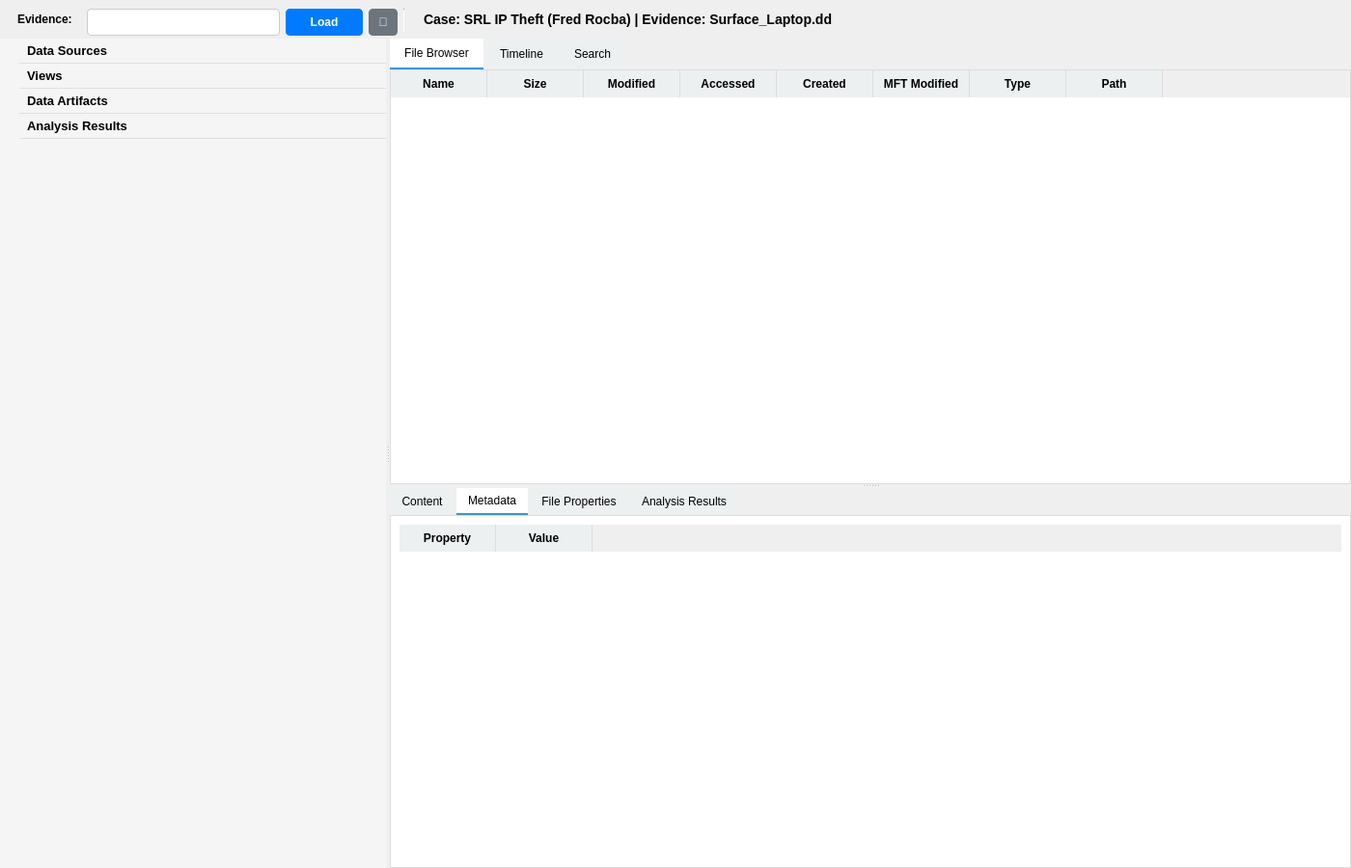
<?xml version="1.0" encoding="UTF-8"?>
<ui version="4.0">
 <class>EvidenceAnalysisWidget</class>
 <widget class="QWidget" name="EvidenceAnalysisWidget">
  <property name="geometry">
   <rect>
    <x>0</x>
    <y>0</y>
    <width>1400</width>
    <height>900</height>
   </rect>
  </property>
  <property name="windowTitle">
   <string>Evidence Analysis</string>
  </property>
  <layout class="QVBoxLayout" name="verticalLayout_main">
   <property name="spacing">
    <number>0</number>
   </property>
   <property name="leftMargin">
    <number>0</number>
   </property>
   <property name="topMargin">
    <number>0</number>
   </property>
   <property name="rightMargin">
    <number>0</number>
   </property>
   <property name="bottomMargin">
    <number>0</number>
   </property>
   <item>
    <widget class="QFrame" name="caseTitleBar">
     <property name="minimumSize">
      <size>
       <width>0</width>
       <height>40</height>
      </size>
     </property>
     <property name="maximumSize">
      <size>
       <width>16777215</width>
       <height>40</height>
      </size>
     </property>
     <property name="styleSheet">
      <string notr="true"/>
     </property>
     <property name="frameShape">
      <enum>QFrame::NoFrame</enum>
     </property>
     <layout class="QHBoxLayout" name="horizontalLayout_title">
      <property name="leftMargin">
       <number>15</number>
      </property>
      <property name="rightMargin">
       <number>15</number>
      </property>
      <item>
       <widget class="QLabel" name="labelEvidence">
        <property name="styleSheet">
         <string notr="true">QLabel {
    color: black;
    font-size: 12px;
    font-weight: bold;
    margin-right: 5px;
}</string>
        </property>
        <property name="text">
         <string>Evidence:</string>
        </property>
       </widget>
      </item>
      <item>
       <widget class="QComboBox" name="cmbEvidenceArtifacts">
        <property name="minimumSize">
         <size>
          <width>200</width>
          <height>28</height>
         </size>
        </property>
        <property name="maximumSize">
         <size>
          <width>300</width>
          <height>28</height>
         </size>
        </property>
        <property name="toolTip">
         <string>Chọn evidence artifact để phân tích</string>
        </property>
        <property name="styleSheet">
         <string notr="true">QComboBox {
    border: 1px solid #ccc;
    border-radius: 4px;
    padding: 5px 10px;
    background-color: white;
    color: black;
    font-size: 12px;
}
QComboBox::drop-down {
    border: none;
    width: 20px;
}
QComboBox::down-arrow {
    image: none;
    border-left: 5px solid transparent;
    border-right: 5px solid transparent;
    border-top: 5px solid black;
    margin-right: 5px;
}
QComboBox QAbstractItemView {
    background-color: white;
    color: black;
    selection-background-color: #e6f3ff;
}</string>
        </property>
       </widget>
      </item>
      <item>
       <widget class="QToolButton" name="btnLoadSelectedEvidence">
        <property name="minimumSize">
         <size>
          <width>80</width>
          <height>28</height>
         </size>
        </property>
        <property name="maximumSize">
         <size>
          <width>80</width>
          <height>28</height>
         </size>
        </property>
        <property name="toolTip">
         <string>Load evidence được chọn</string>
        </property>
        <property name="styleSheet">
         <string notr="true">QToolButton {
    border: 1px solid #007bff;
    border-radius: 4px;
    padding: 5px 10px;
    background-color: #007bff;
    color: white;
    font-weight: bold;
    font-size: 12px;
}
QToolButton:hover {
    background-color: #0056b3;
}
QToolButton:pressed {
    background-color: #004085;
}
QToolButton:disabled {
    background-color: #ccc;
    border-color: #ccc;
    color: #666;
}</string>
        </property>
        <property name="text">
         <string>Load</string>
        </property>
       </widget>
      </item>
      <item>
       <widget class="QToolButton" name="btnRefreshEvidence">
        <property name="minimumSize">
         <size>
          <width>30</width>
          <height>28</height>
         </size>
        </property>
        <property name="maximumSize">
         <size>
          <width>30</width>
          <height>28</height>
         </size>
        </property>
        <property name="toolTip">
         <string>Refresh danh sách evidence</string>
        </property>
        <property name="styleSheet">
         <string notr="true">QToolButton {
    border: 1px solid #6c757d;
    border-radius: 4px;
    padding: 5px;
    background-color: #6c757d;
    color: white;
    font-weight: bold;
}
QToolButton:hover {
    background-color: #5a6268;
}
QToolButton:pressed {
    background-color: #4e555b;
}</string>
        </property>
        <property name="text">
         <string>🔄</string>
        </property>
       </widget>
      </item>
      <item>
       <widget class="Line" name="line">
        <property name="minimumSize">
         <size>
          <width>1</width>
          <height>25</height>
         </size>
        </property>
        <property name="maximumSize">
         <size>
          <width>1</width>
          <height>25</height>
         </size>
        </property>
        <property name="styleSheet">
         <string notr="true">Line {
    background-color: #34495e;
}</string>
        </property>
        <property name="orientation">
         <enum>Qt::Vertical</enum>
        </property>
       </widget>
      </item>
      <item>
       <widget class="QLabel" name="labelCaseInfo">
        <property name="styleSheet">
         <string notr="true">QLabel {
    color: black;
    font-size: 14px;
    font-weight: bold;
    margin-left: 10px;
}</string>
        </property>
        <property name="text">
         <string>Case: SRL IP Theft (Fred Rocba) | Evidence: Surface_Laptop.dd</string>
        </property>
       </widget>
      </item>
      <item>
       <spacer name="horizontalSpacer">
        <property name="orientation">
         <enum>Qt::Horizontal</enum>
        </property>
        <property name="sizeHint" stdset="0">
         <size>
          <width>40</width>
          <height>20</height>
         </size>
        </property>
       </spacer>
      </item>
     </layout>
    </widget>
   </item>
   <item>
    <widget class="QSplitter" name="mainSplitter">
     <property name="orientation">
      <enum>Qt::Horizontal</enum>
     </property>
     <widget class="QFrame" name="investigationFrame">
      <property name="minimumSize">
       <size>
        <width>300</width>
        <height>0</height>
       </size>
      </property>
      <property name="maximumSize">
       <size>
        <width>400</width>
        <height>16777215</height>
       </size>
      </property>
      <property name="styleSheet">
       <string notr="true">QFrame {
    background-color: #f5f5f5;
    border-right: 1px solid #ddd;
}</string>
      </property>
      <property name="frameShape">
       <enum>QFrame::NoFrame</enum>
      </property>
      <layout class="QVBoxLayout" name="verticalLayout_left">
       <property name="spacing">
        <number>0</number>
       </property>
       <property name="leftMargin">
        <number>0</number>
       </property>
       <property name="topMargin">
        <number>0</number>
       </property>
       <property name="rightMargin">
        <number>0</number>
       </property>
       <property name="bottomMargin">
        <number>0</number>
       </property>
       <item>
        <widget class="QTreeWidget" name="treeInvestigation">
         <property name="styleSheet">
          <string notr="true">QTreeWidget {
    border: none;
    background-color: #f5f5f5;
    font-size: 13px;
}

QTreeWidget::item {
    padding: 5px;
    border-bottom: 1px solid #e0e0e0;
}

QTreeWidget::item:selected {
    background-color: #3498db;
    color: white;
}

QTreeWidget::item:hover {
    background-color: #ecf0f1;
}

QTreeWidget::branch {
    background-color: #f5f5f5;
}</string>
         </property>
         <property name="headerHidden">
          <bool>true</bool>
         </property>
         <column>
          <property name="text">
           <string notr="true">1</string>
          </property>
         </column>
         <item>
          <property name="text">
           <string>Data Sources</string>
          </property>
          <property name="font">
           <font>
            <weight>75</weight>
            <bold>true</bold>
           </font>
          </property>
          <item>
           <property name="text">
            <string>Surface_Laptop.dd</string>
           </property>
           <item>
            <property name="text">
             <string>./</string>
            </property>
           </item>
           <item>
            <property name="text">
             <string>$OrphanFiles</string>
            </property>
           </item>
          </item>
         </item>
         <item>
          <property name="text">
           <string>Views</string>
          </property>
          <property name="font">
           <font>
            <weight>75</weight>
            <bold>true</bold>
           </font>
          </property>
          <item>
           <property name="text">
            <string>By File Type</string>
           </property>
           <item>
            <property name="text">
             <string>Images</string>
            </property>
           </item>
           <item>
            <property name="text">
             <string>Videos</string>
            </property>
           </item>
           <item>
            <property name="text">
             <string>Documents</string>
            </property>
           </item>
          </item>
          <item>
           <property name="text">
            <string>By File Size</string>
           </property>
          </item>
          <item>
           <property name="text">
            <string>Deleted Files</string>
           </property>
          </item>
         </item>
         <item>
          <property name="text">
           <string>Data Artifacts</string>
          </property>
          <property name="font">
           <font>
            <weight>75</weight>
            <bold>true</bold>
           </font>
          </property>
          <item>
           <property name="text">
            <string>Operating System</string>
           </property>
           <item>
            <property name="text">
             <string>Prefetch Files</string>
            </property>
           </item>
           <item>
            <property name="text">
             <string>LNK Files</string>
            </property>
           </item>
           <item>
            <property name="text">
             <string>Jump Lists</string>
            </property>
           </item>
           <item>
            <property name="text">
             <string>USB History</string>
            </property>
           </item>
           <item>
            <property name="text">
             <string>User Accounts</string>
            </property>
           </item>
          </item>
          <item>
           <property name="text">
            <string>Event Log Data</string>
           </property>
          </item>
         </item>
         <item>
          <property name="text">
           <string>Analysis Results</string>
          </property>
          <property name="font">
           <font>
            <weight>75</weight>
            <bold>true</bold>
           </font>
          </property>
          <item>
           <property name="text">
            <string>Keyword Hits</string>
           </property>
          </item>
          <item>
           <property name="text">
            <string>Tagged Items</string>
           </property>
          </item>
          <item>
           <property name="text">
            <string>Hashset Hits</string>
           </property>
          </item>
         </item>
        </widget>
       </item>
      </layout>
     </widget>
     <widget class="QSplitter" name="rightSplitter">
      <property name="orientation">
       <enum>Qt::Vertical</enum>
      </property>
      <widget class="QTabWidget" name="tabWorkArea">
       <property name="minimumSize">
        <size>
         <width>0</width>
         <height>400</height>
        </size>
       </property>
       <property name="styleSheet">
        <string notr="true">QTabWidget::pane {
    border: 1px solid #ddd;
    background-color: white;
}

QTabBar::tab {
    background-color: #ecf0f1;
    padding: 8px 15px;
    margin-right: 2px;
}

QTabBar::tab:selected {
    background-color: white;
    border-bottom: 2px solid #3498db;
}</string>
       </property>
       <property name="currentIndex">
        <number>0</number>
       </property>
       <widget class="QWidget" name="tabFileBrowser">
        <attribute name="title">
         <string>File Browser</string>
        </attribute>
        <layout class="QVBoxLayout" name="verticalLayout_browser">
         <property name="leftMargin">
          <number>0</number>
         </property>
         <property name="topMargin">
          <number>0</number>
         </property>
         <property name="rightMargin">
          <number>0</number>
         </property>
         <property name="bottomMargin">
          <number>0</number>
         </property>
         <item>
          <widget class="QTableWidget" name="tableFiles">
           <property name="contextMenuPolicy">
            <enum>Qt::CustomContextMenu</enum>
           </property>
           <property name="styleSheet">
            <string notr="true">QTableWidget {
    border: none;
    gridline-color: #e0e0e0;
    font-size: 12px;
}

QTableWidget::item:selected {
    background-color: #3498db;
    color: white;
}

QHeaderView::section {
    background-color: #ecf0f1;
    padding: 5px;
    border: none;
    border-right: 1px solid #ddd;
    font-weight: bold;
}</string>
           </property>
           <property name="alternatingRowColors">
            <bool>true</bool>
           </property>
           <property name="selectionBehavior">
            <enum>QAbstractItemView::SelectRows</enum>
           </property>
           <property name="sortingEnabled">
            <bool>true</bool>
           </property>
           <column>
            <property name="text">
             <string>Name</string>
            </property>
           </column>
           <column>
            <property name="text">
             <string>Size</string>
            </property>
           </column>
           <column>
            <property name="text">
             <string>Modified</string>
            </property>
           </column>
           <column>
            <property name="text">
             <string>Accessed</string>
            </property>
           </column>
           <column>
            <property name="text">
             <string>Created</string>
            </property>
           </column>
           <column>
            <property name="text">
             <string>MFT Modified</string>
            </property>
           </column>
           <column>
            <property name="text">
             <string>Type</string>
            </property>
           </column>
           <column>
            <property name="text">
             <string>Path</string>
            </property>
           </column>
          </widget>
         </item>
        </layout>
       </widget>
       <widget class="QWidget" name="tabTimeline">
        <attribute name="title">
         <string>Timeline</string>
        </attribute>
        <layout class="QVBoxLayout" name="verticalLayout_timeline">
         <property name="leftMargin">
          <number>0</number>
         </property>
         <property name="topMargin">
          <number>0</number>
         </property>
         <property name="rightMargin">
          <number>0</number>
         </property>
         <property name="bottomMargin">
          <number>0</number>
         </property>
         <item>
          <widget class="QTableWidget" name="tableTimeline">
           <property name="styleSheet">
            <string notr="true">QTableWidget {
    border: none;
    gridline-color: #e0e0e0;
    font-size: 12px;
}

QTableWidget::item:selected {
    background-color: #3498db;
    color: white;
}

QHeaderView::section {
    background-color: #ecf0f1;
    padding: 5px;
    border: none;
    border-right: 1px solid #ddd;
    font-weight: bold;
}</string>
           </property>
           <property name="alternatingRowColors">
            <bool>true</bool>
           </property>
           <property name="selectionBehavior">
            <enum>QAbstractItemView::SelectRows</enum>
           </property>
           <property name="sortingEnabled">
            <bool>true</bool>
           </property>
           <column>
            <property name="text">
             <string>Date/Time</string>
            </property>
           </column>
           <column>
            <property name="text">
             <string>Source</string>
            </property>
           </column>
           <column>
            <property name="text">
             <string>Type</string>
            </property>
           </column>
           <column>
            <property name="text">
             <string>Description</string>
            </property>
           </column>
           <column>
            <property name="text">
             <string>File/Artifact</string>
            </property>
           </column>
          </widget>
         </item>
        </layout>
       </widget>
       <widget class="QWidget" name="tabSearch">
        <attribute name="title">
         <string>Search</string>
        </attribute>
        <layout class="QVBoxLayout" name="verticalLayout_search">
         <item>
          <widget class="QFrame" name="searchControlFrame">
           <property name="maximumSize">
            <size>
             <width>16777215</width>
             <height>60</height>
            </size>
           </property>
           <property name="frameShape">
            <enum>QFrame::StyledPanel</enum>
           </property>
           <layout class="QHBoxLayout" name="horizontalLayout_search">
            <item>
             <widget class="QLabel" name="labelSearch">
              <property name="text">
               <string>Keywords:</string>
              </property>
             </widget>
            </item>
            <item>
             <widget class="QLineEdit" name="lineEditSearch">
              <property name="placeholderText">
               <string>Enter search keywords...</string>
              </property>
             </widget>
            </item>
            <item>
             <widget class="QPushButton" name="btnSearch">
              <property name="styleSheet">
               <string notr="true">QPushButton {
    background-color: #3498db;
    color: white;
    padding: 5px 15px;
    border: none;
    border-radius: 3px;
}

QPushButton:hover {
    background-color: #2980b9;
}</string>
              </property>
              <property name="text">
               <string>Search</string>
              </property>
             </widget>
            </item>
           </layout>
          </widget>
         </item>
         <item>
          <widget class="QTableWidget" name="tableSearchResults">
           <property name="contextMenuPolicy">
            <enum>Qt::CustomContextMenu</enum>
           </property>
           <property name="styleSheet">
            <string notr="true">QTableWidget {
    border: none;
    gridline-color: #e0e0e0;
    font-size: 12px;
}

QTableWidget::item:selected {
    background-color: #3498db;
    color: white;
}

QHeaderView::section {
    background-color: #ecf0f1;
    padding: 5px;
    border: none;
    border-right: 1px solid #ddd;
    font-weight: bold;
}</string>
           </property>
           <property name="alternatingRowColors">
            <bool>true</bool>
           </property>
           <property name="selectionBehavior">
            <enum>QAbstractItemView::SelectRows</enum>
           </property>
           <column>
            <property name="text">
             <string>File Name</string>
            </property>
           </column>
           <column>
            <property name="text">
             <string>Path</string>
            </property>
           </column>
           <column>
            <property name="text">
             <string>Hits</string>
            </property>
           </column>
           <column>
            <property name="text">
             <string>Modified</string>
            </property>
           </column>
          </widget>
         </item>
        </layout>
       </widget>
      </widget>
      <widget class="QTabWidget" name="tabDetails">
       <property name="minimumSize">
        <size>
         <width>0</width>
         <height>200</height>
        </size>
       </property>
       <property name="maximumSize">
        <size>
         <width>16777215</width>
         <height>400</height>
        </size>
       </property>
       <property name="styleSheet">
        <string notr="true">QTabWidget::pane {
    border: 1px solid #ddd;
    background-color: white;
}

QTabBar::tab {
    background-color: #ecf0f1;
    padding: 6px 12px;
    margin-right: 2px;
}

QTabBar::tab:selected {
    background-color: white;
    border-bottom: 2px solid #3498db;
}</string>
       </property>
       <property name="currentIndex">
        <number>1</number>
       </property>
       <widget class="QWidget" name="tabContent">
        <attribute name="title">
         <string>Content</string>
        </attribute>
        <layout class="QVBoxLayout" name="verticalLayout_content">
         <property name="leftMargin">
          <number>0</number>
         </property>
         <property name="topMargin">
          <number>0</number>
         </property>
         <property name="rightMargin">
          <number>0</number>
         </property>
         <property name="bottomMargin">
          <number>0</number>
         </property>
         <item>
          <widget class="QTabWidget" name="tabContentView">
           <property name="styleSheet">
            <string notr="true">QTabBar::tab {
    padding: 4px 10px;
    font-size: 11px;
}</string>
           </property>
           <property name="currentIndex">
            <number>0</number>
           </property>
           <widget class="QWidget" name="tabHex">
            <attribute name="title">
             <string>Hex</string>
            </attribute>
            <layout class="QVBoxLayout" name="verticalLayout_hex">
             <property name="leftMargin">
              <number>0</number>
             </property>
             <property name="topMargin">
              <number>0</number>
             </property>
             <property name="rightMargin">
              <number>0</number>
             </property>
             <property name="bottomMargin">
              <number>0</number>
             </property>
             <item>
              <widget class="QTextEdit" name="textHexView">
               <property name="font">
                <font>
                 <family>Consolas</family>
                 <pointsize>10</pointsize>
                </font>
               </property>
               <property name="readOnly">
                <bool>true</bool>
               </property>
              </widget>
             </item>
            </layout>
           </widget>
           <widget class="QWidget" name="tabText">
            <attribute name="title">
             <string>Text</string>
            </attribute>
            <layout class="QVBoxLayout" name="verticalLayout_text">
             <property name="leftMargin">
              <number>0</number>
             </property>
             <property name="topMargin">
              <number>0</number>
             </property>
             <property name="rightMargin">
              <number>0</number>
             </property>
             <property name="bottomMargin">
              <number>0</number>
             </property>
             <item>
              <widget class="QTextEdit" name="textContentView">
               <property name="readOnly">
                <bool>true</bool>
               </property>
              </widget>
             </item>
            </layout>
           </widget>
           <widget class="QWidget" name="tabPicture">
            <attribute name="title">
             <string>Picture</string>
            </attribute>
            <layout class="QVBoxLayout" name="verticalLayout_picture">
             <item>
              <widget class="QLabel" name="labelPicture">
               <property name="styleSheet">
                <string notr="true">QLabel {
    background-color: #f0f0f0;
    border: 1px solid #ddd;
}</string>
               </property>
               <property name="text">
                <string/>
               </property>
               <property name="alignment">
                <set>Qt::AlignCenter</set>
               </property>
              </widget>
             </item>
            </layout>
           </widget>
          </widget>
         </item>
        </layout>
       </widget>
       <widget class="QWidget" name="tabMetadata">
        <attribute name="title">
         <string>Metadata</string>
        </attribute>
        <layout class="QVBoxLayout" name="verticalLayout_metadata">
         <item>
          <widget class="QTableWidget" name="tableMetadata">
           <property name="styleSheet">
            <string notr="true">QTableWidget {
    border: none;
    gridline-color: #e0e0e0;
}

QHeaderView::section {
    background-color: #ecf0f1;
    padding: 5px;
    border: none;
    border-right: 1px solid #ddd;
    font-weight: bold;
}</string>
           </property>
           <property name="alternatingRowColors">
            <bool>true</bool>
           </property>
           <column>
            <property name="text">
             <string>Property</string>
            </property>
           </column>
           <column>
            <property name="text">
             <string>Value</string>
            </property>
           </column>
          </widget>
         </item>
        </layout>
       </widget>
       <widget class="QWidget" name="tabFileProperties">
        <attribute name="title">
         <string>File Properties</string>
        </attribute>
        <layout class="QVBoxLayout" name="verticalLayout_properties">
         <item>
          <widget class="QTableWidget" name="tableProperties">
           <property name="styleSheet">
            <string notr="true">QTableWidget {
    border: none;
    gridline-color: #e0e0e0;
}

QHeaderView::section {
    background-color: #ecf0f1;
    padding: 5px;
    border: none;
    border-right: 1px solid #ddd;
    font-weight: bold;
}</string>
           </property>
           <property name="alternatingRowColors">
            <bool>true</bool>
           </property>
           <column>
            <property name="text">
             <string>Property</string>
            </property>
           </column>
           <column>
            <property name="text">
             <string>Value</string>
            </property>
           </column>
          </widget>
         </item>
        </layout>
       </widget>
       <widget class="QWidget" name="tabAnalysisResults">
        <attribute name="title">
         <string>Analysis Results</string>
        </attribute>
        <layout class="QVBoxLayout" name="verticalLayout_analysis">
         <item>
          <widget class="QTextEdit" name="textAnalysisResults">
           <property name="styleSheet">
            <string notr="true">QTextEdit {
    border: none;
    background-color: #f9f9f9;
    font-size: 12px;
}</string>
           </property>
           <property name="readOnly">
            <bool>true</bool>
           </property>
           <property name="html">
            <string>&lt;!DOCTYPE HTML PUBLIC &quot;-//W3C//DTD HTML 4.0//EN&quot; &quot;http://www.w3.org/TR/REC-html40/strict.dtd&quot;&gt;
&lt;html&gt;&lt;head&gt;&lt;meta name=&quot;qrichtext&quot; content=&quot;1&quot; /&gt;&lt;style type=&quot;text/css&quot;&gt;
p, li { white-space: pre-wrap; }
&lt;/style&gt;&lt;/head&gt;&lt;body style=&quot; font-family:'MS Shell Dlg 2'; font-size:12px; font-weight:400; font-style:normal;&quot;&gt;
&lt;p style=&quot;-qt-paragraph-type:empty; margin-top:0px; margin-bottom:0px; margin-left:0px; margin-right:0px; -qt-block-indent:0; text-indent:0px;&quot;&gt;&lt;br /&gt;&lt;/p&gt;&lt;/body&gt;&lt;/html&gt;</string>
           </property>
          </widget>
         </item>
        </layout>
       </widget>
      </widget>
     </widget>
    </widget>
   </item>
  </layout>
 </widget>
 <resources/>
 <connections/>
</ui>
